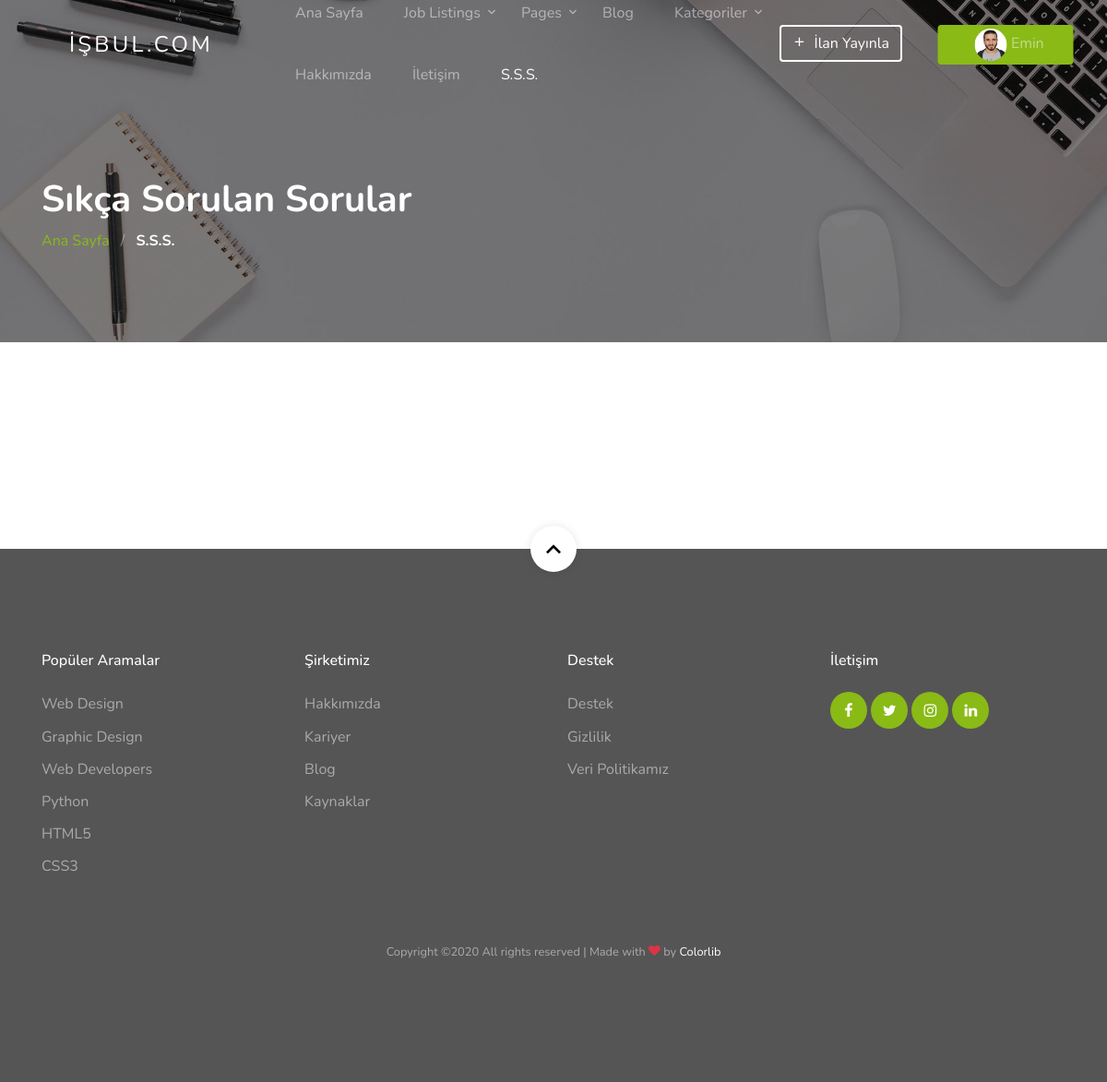
Before: /home/faq.html (signed in) with the older database file.
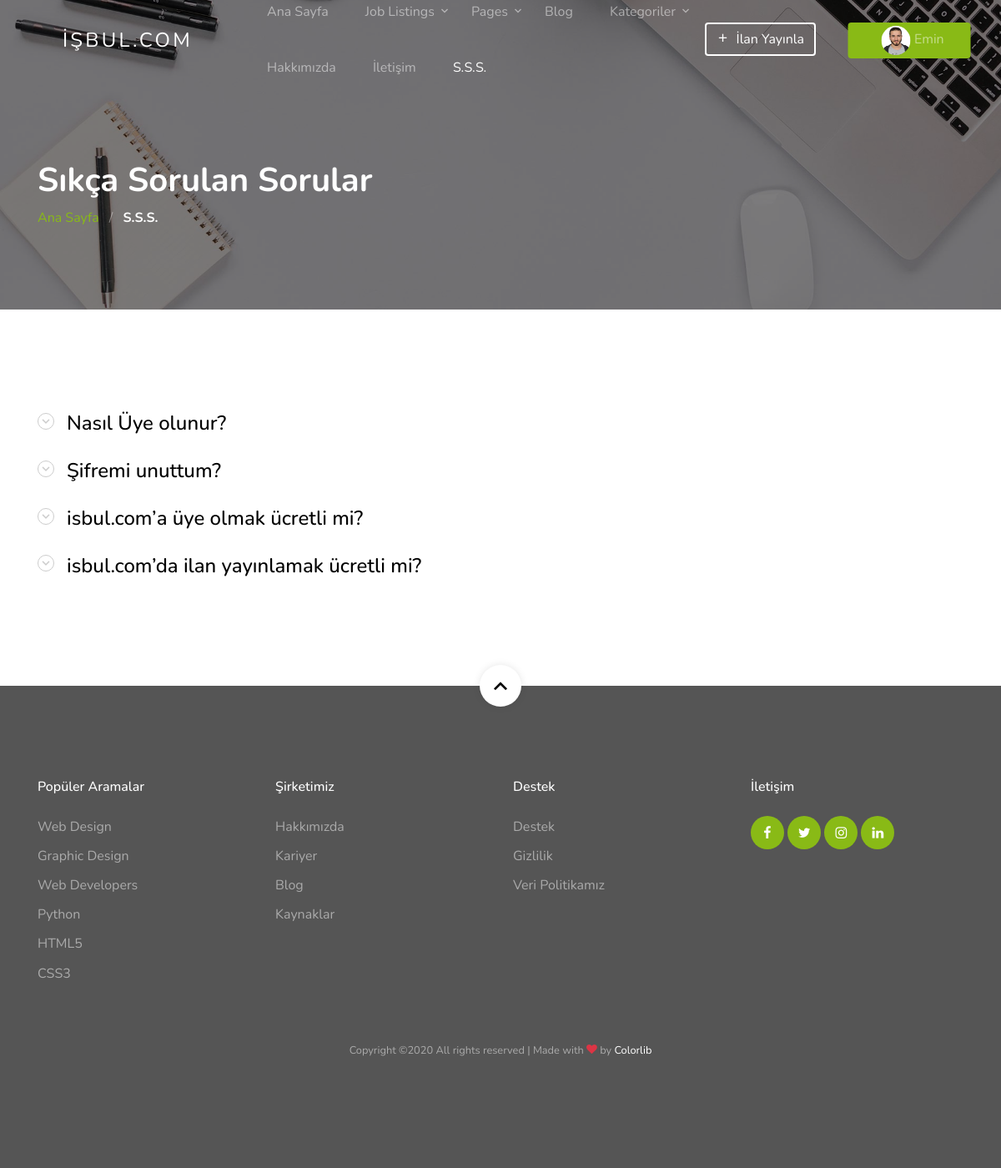
After: the same page with the newer database file.
### home/models.py (models this page shows, shortened)
class FAQ(models.Model):
    STATUS = (
        ('True', 'True'),
        ('False', 'False'),
    )
    no = models.IntegerField()
    question = models.CharField(max_length=150)
    answer = models.TextField(max_length=500)
    status = models.CharField(max_length=10, choices=STATUS, default='New')
    created_at = models.DateTimeField(auto_now_add=True)
    updated_at = models.DateTimeField(auto_now=True)

### home/views.py (the view)
# urls.py: path('faq.html', views.faq, name='faq'),
def faq(request):
    setting = Setting.objects.get(pk=1)
    setting.highlight_faq = "nav-link active"
    sss = FAQ.objects.all().order_by('no')
    context = {'setting': setting,
               'sss': sss}
    return render(request, 'faq.html', context)

### home/templates/faq.html
{% extends "homebase.html" %}
{% block body %} {% include "content-faq.html" %} {% endblock %}

### home/templates/content-faq.html (shortened to what this page needs)
    {% load static %}
    <section class="section-hero overlay inner-page bg-image" style="background-image: url({% static 'images/hero_1.jpg' %});" id="home-section">
      <div class="container">
        <div class="row">
          <div class="col-md-7">
            <h1 class="text-white font-weight-bold">Sıkça Sorulan Sorular</h1>
            <div class="custom-breadcrumbs">
              <a href="index.html">Ana Sayfa</a> <span class="mx-2 slash">/</span>
              <span class="text-white"><strong>S.S.S.</strong></span>
            </div>
          </div>
        </div>
      </div>
    </section>
    <section class="site-section" id="accordion">
      <div class="container">
        <div class="row accordion justify-content-center block__76208">
          <div class="col-lg ml-auto">
              {% for question in sss %}
                <div class="accordion-item">
                  <h3 class="mb-0 heading">
                    <a class="btn-block h4" data-toggle="collapse" href="#collapse{{ question.no }}" role="button" aria-expanded="false" aria-controls="collapse{{ question.no }}">{{ question.question }}</a>
                  </h3>
                </div>
              {% endfor %}
          </div>
        </div>
      </div>
    </section>
  </div>
  </body>
</html>

Changed rows visible on the page:
added FAQ: question "Nasıl Üye olunur?"
added FAQ: question "Şifremi unuttum?"
added FAQ: question "isbul.com’a üye olmak ücretli mi?"
added FAQ: question "isbul.com’da ilan yayınlamak ücretli mi?"
